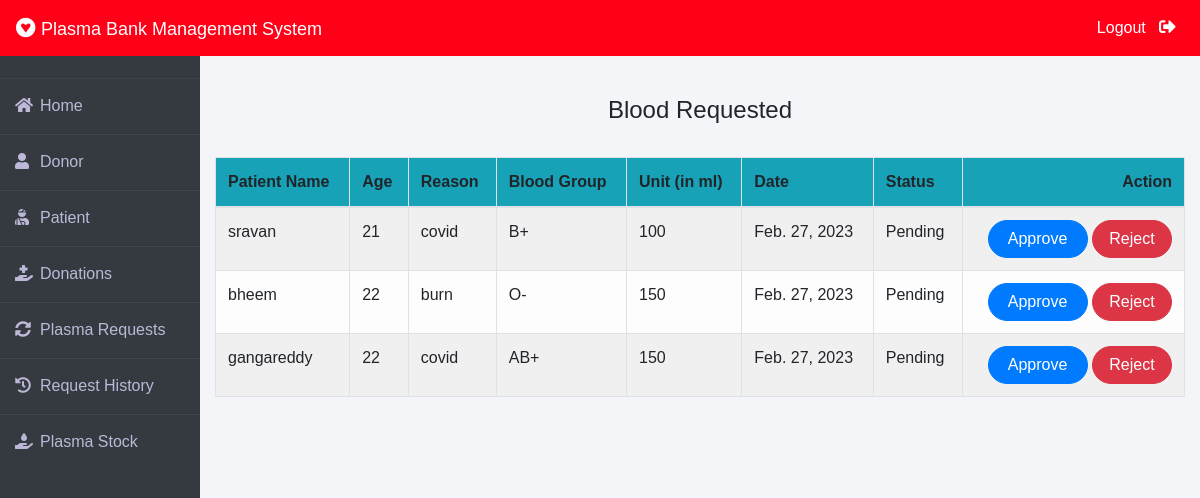
Page /admin-request (signed in) on the committed database.
### blood/models.py (models this page shows, shortened)
class BloodRequest(models.Model):
    request_by_patient=models.ForeignKey(pmodels.Patient,null=True,on_delete=models.CASCADE)
    request_by_donor=models.ForeignKey(dmodels.Donor,null=True,on_delete=models.CASCADE)
    patient_name=models.CharField(max_length=30)
    patient_age=models.PositiveIntegerField()
    reason=models.CharField(max_length=500)
    bloodgroup=models.CharField(max_length=10)
    unit=models.PositiveIntegerField(default=0)
    status=models.CharField(max_length=20,default="Pending")
    date=models.DateField(auto_now=True)

### blood/views.py (the view)
# urls.py: path('admin-request', views.admin_request_view,name='admin-request'),
@login_required(login_url='adminlogin')
def admin_request_view(request):
    requests=models.BloodRequest.objects.all().filter(status='Pending')
    return render(request,'blood/admin_request.html',{'requests':requests})

### templates/blood/admin_request.html (shortened to what this page needs)
{% extends 'blood/adminbase.html' %}
{% block content %}
{% load widget_tweaks %}
{%load static%}
<br><br>
<div class="container">
    {% if requests %}
    <H4 class="text-center">Blood Requested</H4><br>
    <table class="table table-light table-hover table-bordered table-striped">
        <thead class="bg-info">
            <tr>
                <th scope="col">Patient Name</th>
                <th scope="col">Age</th>
                <th scope="col">Reason</th>
                <th scope="col">Blood Group</th>
                <th scope="col">Unit (in ml)</th>
                <th scope="col">Date</th>
                <th scope="col">Status</th>
                <th class="text-right">Action</th>
            </tr>
        </thead>
        <tbody>
            {% for t in requests %}
            <tr>
                <td> {{t.patient_name}}</td>
                <td>{{t.patient_age}}</td>
                <td>{{t.reason}}</td>
                <td>{{t.bloodgroup}}</td>
                <td>{{t.unit}}</td>
                <td>{{t.date}}</td>
                <td>{{t.status}}</td>
                <td class="text-right">
                    <button class="btn btn-primary badge-pill" style="width: 100px;"><a  style="text-decoration: none;color: white;" href="{% url 'update-approve-status' t.id  %}">Approve</a> </button>
                    <button class="btn btn-danger badge-pill" style="width: 80px;"><a  style="text-decoration: none;color: white;" href="{% url 'update-reject-status' t.id  %}">Reject</a> </button>
                </td>
            </tr>
            {% endfor %}
        </tbody>
    </table>
{% else %}
<h5>No Blood Request By Patient / Donor !</h5>
{% endif %}
</div>
{% endblock content %}

### templates/blood/adminbase.html (style rules this page uses)
* { margin: 0; padding: 0; box-sizing: border-box; list-style: none; text-decoration: none; font-family: 'Josefin Sans', sans-serif; }
body { background-color: #f3f5f9; }

### rows in the picture
BloodRequest: patient_name "sravan", patient_age "21", reason "covid", bloodgroup "B+", unit "100", date "Feb. 27, 2023", status "Pending"
BloodRequest: patient_name "bheem", patient_age "22", reason "burn", bloodgroup "O-", unit "150", date "Feb. 27, 2023", status "Pending"
BloodRequest: patient_name "gangareddy", patient_age "22", reason "covid", bloodgroup "AB+", unit "150", date "Feb. 27, 2023", status "Pending"
